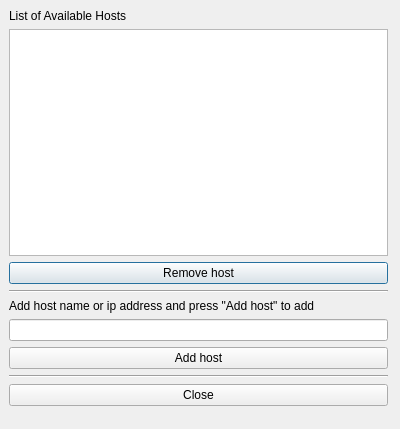
<?xml version="1.0" encoding="UTF-8"?>
<ui version="4.0">
 <class>HostsDialog</class>
 <widget class="QDialog" name="HostsDialog">
  <property name="geometry">
   <rect>
    <x>0</x>
    <y>0</y>
    <width>400</width>
    <height>429</height>
   </rect>
  </property>
  <property name="windowTitle">
   <string>Dialog</string>
  </property>
  <widget class="QWidget" name="verticalLayoutWidget">
   <property name="geometry">
    <rect>
     <x>9</x>
     <y>9</y>
     <width>379</width>
     <height>397</height>
    </rect>
   </property>
   <layout class="QVBoxLayout" name="verticalLayout">
    <item>
     <widget class="QLabel" name="label">
      <property name="text">
       <string>List of Available Hosts</string>
      </property>
     </widget>
    </item>
    <item>
     <widget class="QListWidget" name="listHosts"/>
    </item>
    <item>
     <widget class="QPushButton" name="btnRemoveHost">
      <property name="text">
       <string>Remove host</string>
      </property>
     </widget>
    </item>
    <item>
     <widget class="Line" name="line">
      <property name="orientation">
       <enum>Qt::Orientation::Horizontal</enum>
      </property>
     </widget>
    </item>
    <item>
     <widget class="QLabel" name="label_2">
      <property name="text">
       <string>Add host name or ip address and press &quot;Add host&quot; to add</string>
      </property>
     </widget>
    </item>
    <item>
     <widget class="QLineEdit" name="editNewHost">
      <property name="text">
       <string extracomment="Enter ip address (e.g. 192.168.1.54) or host Name"/>
      </property>
     </widget>
    </item>
    <item>
     <widget class="QPushButton" name="btnAddHost">
      <property name="text">
       <string>Add host</string>
      </property>
     </widget>
    </item>
    <item>
     <widget class="Line" name="line_3">
      <property name="orientation">
       <enum>Qt::Orientation::Horizontal</enum>
      </property>
     </widget>
    </item>
    <item>
     <widget class="QPushButton" name="btnClose">
      <property name="text">
       <string>Close</string>
      </property>
     </widget>
    </item>
   </layout>
  </widget>
 </widget>
 <resources/>
 <connections/>
</ui>
